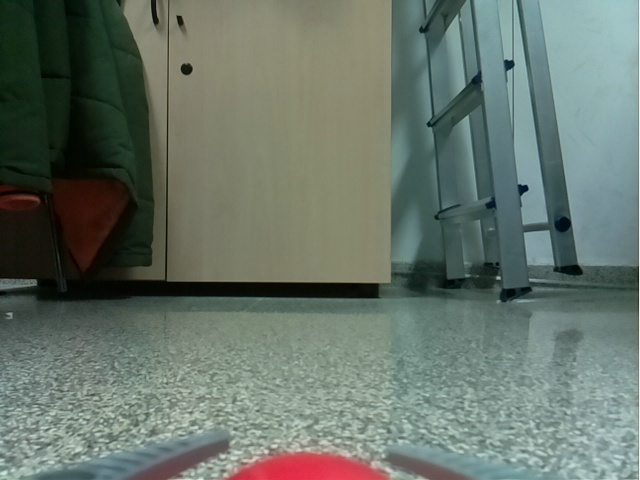
#> input picture practica3/fotosRobot/pelota_pinzas.jpg, 640 x 480 px
$ python -i get_color_blobs.py   (imports and definitions only)   (older library calls are emulated)
#> lines starting #> are read from the running program, lines starting #| are printed output that depends on the picture; after the words box and inside, x2 and y2 are one past the last pixel; in counts of white or black regions, pixels touching at a corner belong together
#> further down, picture is the input picture: shape (480, 640, 3); mean B, G, R 105.8, 115.9, 103.3
# -*- coding: utf-8 -*-
#!/usr/bin/python

# Standard imports
import cv2
from cv2 import waitKey
import numpy as np;
#../fotosRobot/pelota_cerca_pero_no_mucho.jpg
# Read image
# [2 lines not run here, left out]
# Setup default values for SimpleBlobDetector parameters.
params = cv2.SimpleBlobDetector_Params()

# These are just examples, tune your own if needed
# Change thresholds
params.minThreshold = 10
params.maxThreshold = 200

# Filter by Area
params.filterByArea = True
# Se ha calculado el area con el minimo diametro obtenido 24mm => A= 452 y se ha dado un margen de 100
params.minArea = 350
# Se ha calculado el area con el maximo diametro obtenido 129mm => A= 13070 y se ha dado un margen de 2000 aprox
params.maxArea = 15000

# Filter by Circularity
# Lo he puesto a false porque sino en pelota_cerca como no es circular porque
# las pinzas tapan no detectaba la pelota
params.filterByCircularity = False
params.minCircularity = 0.1 # Innecesario porque es false

# Filter by Color
# No noto al diferencia de ponerlo a true y false
params.filterByColor = False
# not directly color, but intensity on the channel input
params.blobColor = 255 # 255 para brillantes 0 oscuros

# Se mantienen a false
params.filterByConvexity = False
params.filterByInertia = False


# Create a detector with the parameters
ver = (cv2.__version__).split('.')
if int(ver[0]) < 3 :
	detector = cv2.SimpleBlobDetector(params)
else :
	detector = cv2.SimpleBlobDetector_create(params)

# keypoints on original image (will look for blobs in grayscale)
#keypoints = detector.detect(img_BGR)
# Draw detected blobs as red circles.
# cv2.DRAW_MATCHES_FLAGS_DRAW_RICH_KEYPOINTS ensures
# the size of the circle corresponds to the size of blob
#im_with_keypoints = cv2.drawKeypoints(img_BGR, keypoints, np.array([]), (0,0,255), cv2.DRAW_MATCHES_FLAGS_DRAW_RICH_KEYPOINTS)
#
## Show blobs
#cv2.imshow("Keypoints on Gray Scale", im_with_keypoints)
#cv2.waitKey(0)
#
## filter certain COLOR channels
#
## Pixels with 100 <= R <= 255, 15 <= B <= 56, 17 <= G <= 50 will be considered red.
## similar for BLUE
#
## BY DEFAULT, opencv IMAGES have BGR format
##redMin = (10, 10, 100)
#redMax = (50, 50, 255)
#
#blueMin=(60, 10, 10)
#blueMax=(255, 100, 100)
#
#mask_red=cv2.inRange(img_BGR, redMin, redMax)
#mask_blue=cv2.inRange(img_BGR, blueMin, blueMax)
#
#
## apply the mask
#red = cv2.bitwise_and(img_BGR, img_BGR, mask = mask_red)
#blue = cv2.bitwise_and(img_BGR, img_BGR, mask = mask_blue)
## show resulting filtered image next to the original one
#cv2.imshow("Red regions", np.hstack([img_BGR, red]))
#cv2.imshow("Blue regions", np.hstack([img_BGR, blue]))
#
## detector finds "dark" blobs by default, so invert image for results with same detector
#keypoints_red = detector.detect(255-mask_red)
#keypoints_blue = detector.detect(255-mask_blue)
#
## documentation of SimpleBlobDetector is not clear on what kp.size is exactly, but it looks like the diameter of the blob.
#prueba = []
#for kp in keypoints_red:
#	print (kp.pt[0], kp.pt[1], kp.size)
#
## Draw detected blobs as red circles.
## cv2.DRAW_MATCHES_FLAGS_DRAW_RICH_KEYPOINTS ensures
## the size of the circle corresponds to the size of blob
#im_with_keypoints = cv2.drawKeypoints(img_BGR, keypoints_red, np.array([]),
#	(255,255,255), cv2.DRAW_MATCHES_FLAGS_DRAW_RICH_KEYPOINTS)
#im_with_keypoints2 = cv2.drawKeypoints(img_BGR, keypoints_blue, np.array([]),
#	(255,255,255), cv2.DRAW_MATCHES_FLAGS_DRAW_RICH_KEYPOINTS)
#
## Prueba: se aumenta el diametro del circulo donde se encuentran los KeyPoints para hacer A
#for kp in keypoints_red:
#	kp.size += 20
#	print (kp.pt[0], kp.pt[1], kp.size)
#
#im_with_keypoints_A = cv2.drawKeypoints(im_with_keypoints, keypoints_red, np.array([]),
#	(255,0,0), cv2.DRAW_MATCHES_FLAGS_DRAW_RICH_KEYPOINTS)
#
## Show mask and blobs found
#cv2.imshow("Keypoints on RED and A", im_with_keypoints_A)
#cv2.waitKey(0)
#
##cv2.imshow("Keypoints on RED", im_with_keypoints)
#cv2.imshow("Keypoints on BLUE", im_with_keypoints2)
#cv2.waitKey(0)


def getRedBloobs(frame, HSV_min=(0, 70, 50), HSV_max=(10, 255, 255)):

#> called with HSV_min = (0, 70, 50), HSV_max = (10, 255, 255)
	img_hsv = cv2.cvtColor(frame, cv2.COLOR_BGR2HSV)
#> img_hsv: shape (480, 640, 3); mean H, S, V 64.4, 62.6, 118.6

	#Se utilizan 2 inRange porque el rojo en HSV se encuentra entre 0-10 y 160-180

	# Limites inferiores (0-10)
	red_0 = np.array([0, 70, 50])
	red_10 = np.array([10, 255, 255])

	# Limites superiores (160-180)
	red_160 = np.array([160,70,50])
	red_180 = np.array([179,255,255])

	mask0_10 = cv2.inRange(img_hsv, red_0, red_10)
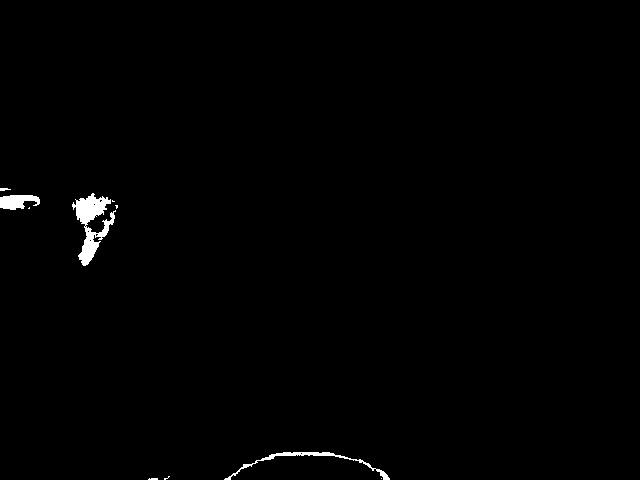
#> mask0_10: shape (480, 640); 0.74% white; 10 white regions (6 under 20 px), largest, box (x1, y1, x2, y2) and area: (72, 193, 116, 266) 1283, (224, 452, 390, 480) 511, (0, 195, 40, 210) 423, (0, 188, 11, 191) 24
	mask_160_180 = cv2.inRange(img_hsv, red_160, red_180)
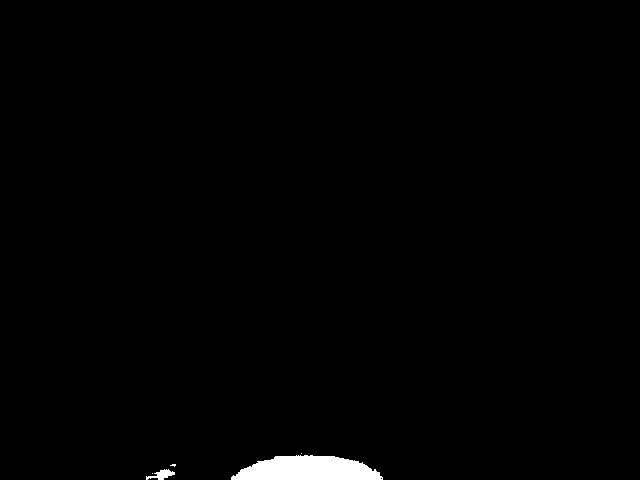
#> mask_160_180: shape (480, 640); 0.99% white; 5 white regions (3 under 20 px), largest, box (x1, y1, x2, y2) and area: (231, 455, 383, 480) 2860, (146, 469, 175, 480) 159

	mask = mask0_10 + mask_160_180
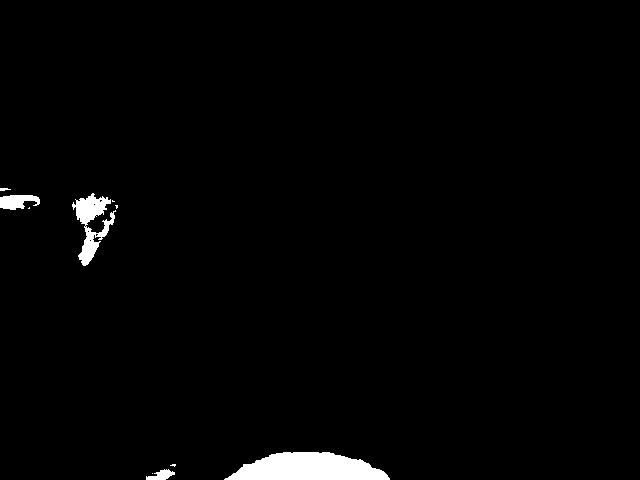
#> mask: shape (480, 640); 1.7% white; 10 white regions (5 under 20 px), largest, box (x1, y1, x2, y2) and area: (224, 452, 390, 480) 3373, (72, 193, 116, 266) 1283, (0, 195, 40, 210) 423, (146, 469, 175, 480) 186, (0, 188, 11, 191) 24

	# Se pueden eliminar los blobs de ruido con erode y dilate

	frame = cv2.bitwise_and(frame, frame, mask=mask)

	keypoints_red = detector.detect(mask)
#> keypoints_red = 3 keypoints; (x, y, size): (308, 468, 86.5), (91, 224, 40.2), (16, 201, 26)

	print("La longitud de keypoints_red es", len(keypoints_red))
#| La longitud de keypoints_red es 3

	# documentation of SimpleBlobDetector is not clear on what kp.size is exactly, but it looks like the diameter of the blob.
	if (len(keypoints_red) != 0):
		biggest = keypoints_red[0]
#> biggest = keypoint at (307.9, 467.7), size 86.5
		for kp in keypoints_red:
			if kp.size > biggest.size:
				biggest = kp
#> this loop made 3 passes
#> kp on passes 1 to 3: keypoint at (307.9, 467.7), size 86.5, keypoint at (16.2, 201), size 26, keypoint at (91.1, 223.5), size 40.2
	else:
		biggest = 0

	#im_with_keypoints = cv2.drawKeypoints(frame, keypoints_red, np.array([]),
	#	(255,255,255), cv2.DRAW_MATCHES_FLAGS_DRAW_RICH_KEYPOINTS)

	#cv2.imshow('Bloobs Detected', im_with_keypoints)

	return biggest
	print('Ther biggest is', biggest.size)
	# Draw detected blobs as red circles.
	# cv2.DRAW_MATCHES_FLAGS_DRAW_RICH_KEYPOINTS ensures
	# the size of the circle corresponds to the size of blob

	im_with_keypoints = cv2.drawKeypoints(frame, keypoints_red, np.array([]),
		(255,255,255), cv2.DRAW_MATCHES_FLAGS_DRAW_RICH_KEYPOINTS)


	#cv2.waitKey(0)
	#cv2.destroyAllWindows()

>>> import cv2
>>> picture = cv2.imread('../fotosRobot/pelota_pinzas.jpg')
>>> result = getRedBloobs(picture)
#> result = keypoint at (307.9, 467.7), size 86.5

$ run again, on practica3/fotosRobot/pelota_cerca_pero_no_mucho.jpg
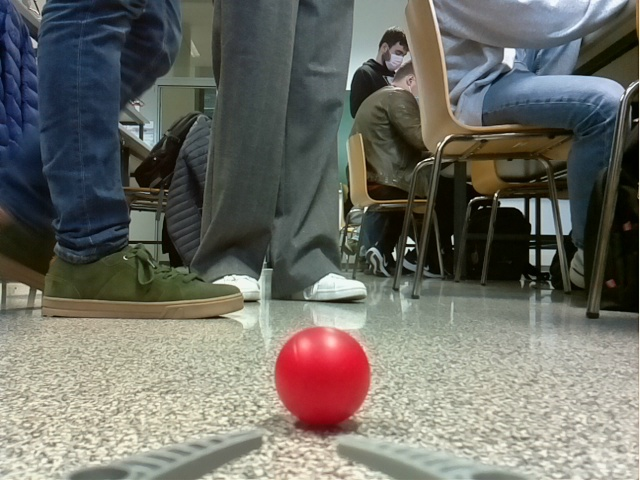
#> input picture practica3/fotosRobot/pelota_cerca_pero_no_mucho.jpg, 640 x 480 px
#> picture is the input picture: shape (480, 640, 3); mean B, G, R 101.9, 109.4, 109.7
#> img_hsv: shape (480, 640, 3); mean H, S, V 56.6, 69.9, 118.6
#> in getRedBloobs, `mask0_10 = cv2.inRange(img_hsv, red_0, red_10)`:
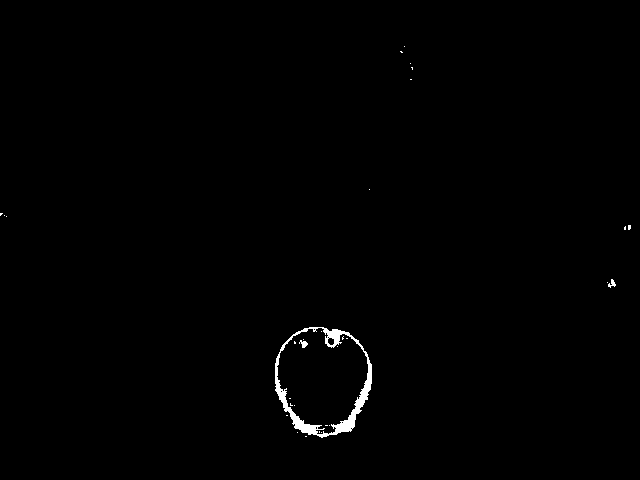
#> mask0_10: shape (480, 640); 0.61% white; 31 white regions (28 under 20 px), largest, box (x1, y1, x2, y2) and area: (275, 327, 372, 438) 1717, (299, 340, 308, 348) 40, (608, 279, 616, 288) 36
#> mask_160_180: shape (480, 640); 2.1% white; 6 white regions (5 under 20 px), largest, box (x1, y1, x2, y2) and area: (277, 328, 368, 434) 6591
#> mask: shape (480, 640); 2.8% white; 17 white regions (15 under 20 px), largest, box (x1, y1, x2, y2) and area: (275, 327, 372, 438) 8384, (608, 279, 616, 288) 36
#> in getRedBloobs, `frame = cv2.bitwise_and(frame, frame, mask=mask)`:
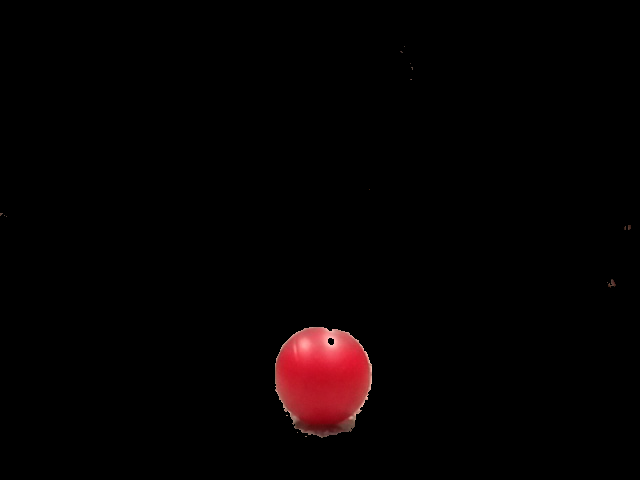
#> frame: shape (480, 640, 3); mean B, G, R 1.7, 1.5, 5.2
#> keypoints_red = 1 keypoints; (x, y, size): (323, 380, 103.1)
#| La longitud de keypoints_red es 1
#> biggest = keypoint at (322.6, 379.8), size 103.1
#> the loop in getRedBloobs, `for kp in keypoints_red:` made 1 pass
#> kp on pass 1: keypoint at (322.6, 379.8), size 103.1

$ run again, on practica3/fotosRobot/pelota_derecha.jpg
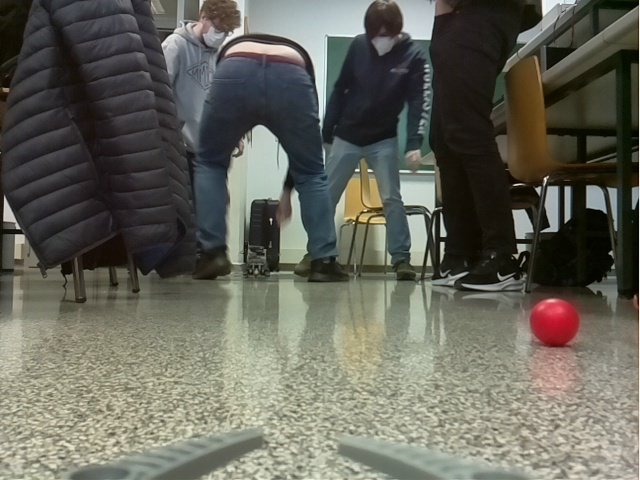
#> input picture practica3/fotosRobot/pelota_derecha.jpg, 640 x 480 px
#> picture is the input picture: shape (480, 640, 3); mean B, G, R 90.9, 101.2, 101.4
#> img_hsv: shape (480, 640, 3); mean H, S, V 55.9, 55.3, 105.4
#> in getRedBloobs, `mask0_10 = cv2.inRange(img_hsv, red_0, red_10)`:
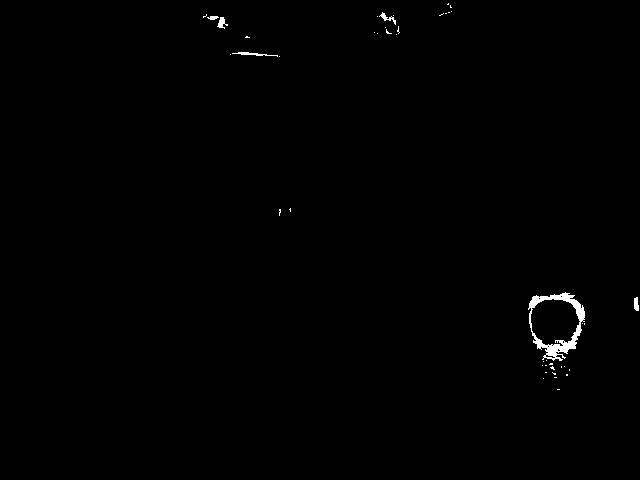
#> mask0_10: shape (480, 640); 0.48% white; 43 white regions (37 under 20 px), largest, box (x1, y1, x2, y2) and area: (528, 292, 585, 361) 1059, (232, 52, 278, 57) 84, (217, 17, 228, 29) 66, (379, 12, 396, 25) 64, (634, 297, 639, 311) 57, (207, 16, 219, 20) 33
#> mask_160_180: shape (480, 640); 0.63% white; 6 white regions (3 under 20 px), largest, box (x1, y1, x2, y2) and area: (531, 299, 580, 346) 1725, (266, 56, 297, 64) 123, (231, 54, 263, 60) 83
#> in getRedBloobs, `mask = mask0_10 + mask_160_180`:
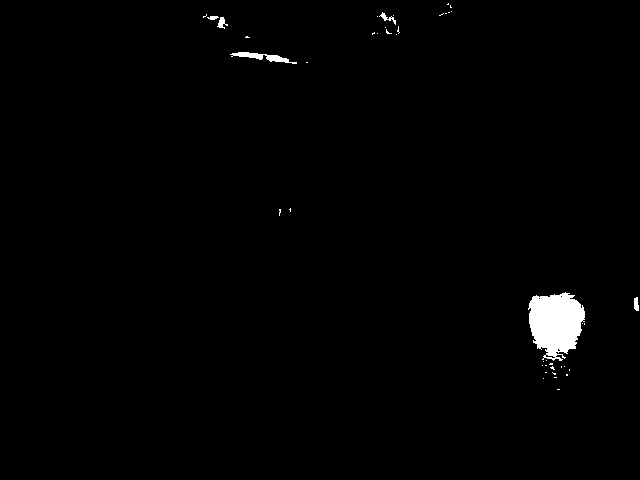
#> mask: shape (480, 640); 1.1% white; 42 white regions (36 under 20 px), largest, box (x1, y1, x2, y2) and area: (528, 292, 585, 361) 2785, (230, 52, 297, 64) 292, (217, 17, 228, 29) 66, (379, 12, 396, 25) 64, (634, 297, 639, 311) 57, (207, 16, 219, 20) 33
#> keypoints_red = 1 keypoints; (x, y, size): (555, 323, 59.6)
#| La longitud de keypoints_red es 1
#> biggest = keypoint at (555.4, 322.6), size 59.6
#> the loop in getRedBloobs, `for kp in keypoints_red:` made 1 pass
#> kp on pass 1: keypoint at (555.4, 322.6), size 59.6
